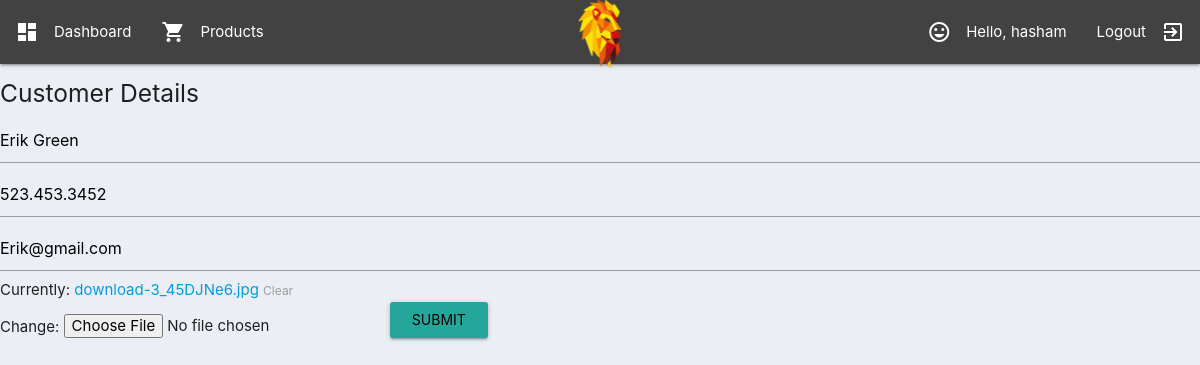
Screenshot of /update_customer/5/ (signed in) with the database file from the repository.
### accounts/models.py (models this page shows, shortened)
class Customer(models.Model):
	user = models.OneToOneField(User, null=True, blank=True, on_delete=models.CASCADE)
	name = models.CharField(max_length=200, null=True)
	phone = models.CharField(max_length=200, null=True)
	email = models.CharField(max_length=200, null=True)
	profile_pic = models.ImageField(null=True, blank=True)
	date_created = models.DateTimeField(auto_now_add=True, null=True)

### accounts/decorators.py (the view)
		def wrapper_func(request, *args, **kwargs):
			group = None
			if request.user.groups.exists():
				group = request.user.groups.all()[0].name
			if group in allowed_roles:
				return view_func(request, *args, **kwargs)
			else:
				return HttpResponse('You are not authorized to view this page')

### accounts/forms.py
class CustomerForm(ModelForm):
	class Meta:
		model = Customer
		fields = ['name', 'phone', 'email','profile_pic']
		labels = {
            'name':'Name',
			'phone':'Phone',
			'email': 'Email',
			'profile_pic': 'Profile Pic',
        }
		widgets = {
            'name': TextInput(attrs={'placeholder':'Enter Name','class':'form-control'}),
			'phone': TextInput(attrs={'placeholder':'Enter Phone','class':'form-control'}),
			'email': TextInput(attrs={'placeholder':'Enter Email','class':'form-control'}),
        }

### accounts/views.py (called while the page is built)
@login_required(login_url='login')
@allowed_users(allowed_roles=['admin'])
def updateCustomer(request, pk):
	customer = Customer.objects.get(id=pk)
	cust=customer.id
	form = CustomerForm(instance=customer)
	if request.method == 'POST':
		form = CustomerForm(request.POST, request.FILES,instance=customer)
		if form.is_valid():
			form.save()
			return redirect('/customer/%s'%cust)
	context = {'form':form}
	return render(request, 'accounts/customer_form.html', context)

### accounts/templates/accounts/customer_form.html (shortened to what this page needs)
{%  extends 'accounts/main.html' %}
{% load static %}
{% block content %}
<div class="row">
	<div class="col-md-6">
		<div class="card-title">
			<div class="card-content">
				<h5>Customer Details</h5>
			</div>
			<form action="" method="POST" enctype="multipart/form-data">
				<div class="form-group">
					{% for field in form %}
						{{field}}
					{% endfor %}
					<input class="waves-effect waves-light btn" type="submit" name="Submit">
				</div>
			</form>
		</div>
	</div>
</div>
{% endblock %}

### accounts/templates/accounts/navbar.html (shortened to what this page needs)
{% load static %}
<nav class="grey darken-3">
  <div class="nav-wrapper">
    <a href="{% url 'home' %}" class="brand-logo center"><img src="{% static 'images/logo.png' %}"></a>
    <ul class="left hide-on-med-and-down">
      {% if request.user.is_staff %}
      <li>
        <a href="{% url 'home' %}"><i class="material-icons left">dashboard</i>Dashboard</a>
      </li>
      <li>
        <a href="{% url 'products' %}"><i class="material-icons left">shopping_cart</i>Products</a>
      </li>
      {% else %}
      <li>
        <a class="nav-link" href="{% url 'account' %}"><i class="material-icons left">settings</i> Settings</a>
      </li>
      {% endif %}
    </ul>
    <ul class="right hide-on-med-and-down">
      <li>
        <a class="nav-link" href="{% url 'account' %}"><i class="material-icons left">mood</i> Hello, {{request.user}}</a>
      </li>
      <li>
        <a class="nav-link" href="{% url 'logout' %}"><i class="material-icons right">exit_to_app</i>Logout</a>
      </li>
    </ul>
  </div>
</nav>

### static/css/main.css (style rules this page uses)
body { background-color: #ebeff5; }

### rows the page displays
Customer: form "Erik Green" "523.453.3452" "Erik@gmail.com"

### other values shown
{{ request.user }} "hasham"
